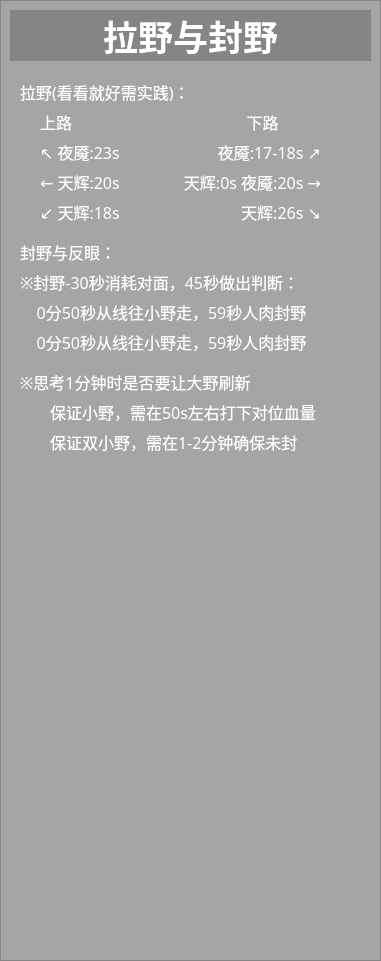
  <widget class="QFrame" name="frame_9">
   <property name="geometry">
    <rect>
     <x>770</x>
     <y>110</y>
     <width>381</width>
     <height>961</height>
    </rect>
   </property>
   <property name="font">
    <font>
     <family>微软雅黑</family>
    </font>
   </property>
   <property name="styleSheet">
    <string notr="true">QFrame{background-color: rgba(0, 0, 0, 50);}</string>
   </property>
   <property name="frameShape">
    <enum>QFrame::StyledPanel</enum>
   </property>
   <property name="frameShadow">
    <enum>QFrame::Raised</enum>
   </property>
   <widget class="QLabel" name="label_56">
    <property name="geometry">
     <rect>
      <x>10</x>
      <y>10</y>
      <width>361</width>
      <height>51</height>
     </rect>
    </property>
    <property name="font">
     <font>
      <family>微软雅黑</family>
      <pointsize>26</pointsize>
      <weight>75</weight>
      <bold>true</bold>
     </font>
    </property>
    <property name="styleSheet">
     <string notr="true">color: rgb(255, 255, 255);</string>
    </property>
    <property name="text">
     <string>拉野与封野</string>
    </property>
    <property name="alignment">
     <set>Qt::AlignCenter</set>
    </property>
   </widget>
   <widget class="QLabel" name="label_61">
    <property name="geometry">
     <rect>
      <x>20</x>
      <y>80</y>
      <width>301</width>
      <height>21</height>
     </rect>
    </property>
    <property name="font">
     <font>
      <family>微软雅黑</family>
      <pointsize>12</pointsize>
     </font>
    </property>
    <property name="styleSheet">
     <string notr="true">color: rgb(255, 255, 255);
background-color: rgba(255, 255, 255, 0);</string>
    </property>
    <property name="text">
     <string>拉野(看看就好需实践)：</string>
    </property>
    <property name="alignment">
     <set>Qt::AlignLeading|Qt::AlignLeft|Qt::AlignTop</set>
    </property>
   </widget>
   <widget class="QLabel" name="label_62">
    <property name="geometry">
     <rect>
      <x>160</x>
      <y>140</y>
      <width>161</width>
      <height>21</height>
     </rect>
    </property>
    <property name="font">
     <font>
      <family>微软雅黑</family>
      <pointsize>12</pointsize>
     </font>
    </property>
    <property name="styleSheet">
     <string notr="true">color: rgb(255, 255, 255);
background-color: rgba(255, 255, 255, 0);</string>
    </property>
    <property name="text">
     <string>夜魇:17-18s ↗</string>
    </property>
    <property name="alignment">
     <set>Qt::AlignRight|Qt::AlignTop|Qt::AlignTrailing</set>
    </property>
   </widget>
   <widget class="QLabel" name="label_63">
    <property name="geometry">
     <rect>
      <x>40</x>
      <y>110</y>
      <width>291</width>
      <height>21</height>
     </rect>
    </property>
    <property name="font">
     <font>
      <family>微软雅黑</family>
      <pointsize>12</pointsize>
     </font>
    </property>
    <property name="styleSheet">
     <string notr="true">color: rgb(255, 255, 255);
background-color: rgba(255, 255, 255, 0);</string>
    </property>
    <property name="text">
     <string>上路                                          下路</string>
    </property>
    <property name="alignment">
     <set>Qt::AlignLeading|Qt::AlignLeft|Qt::AlignTop</set>
    </property>
   </widget>
   <widget class="QLabel" name="label_64">
    <property name="geometry">
     <rect>
      <x>160</x>
      <y>170</y>
      <width>161</width>
      <height>21</height>
     </rect>
    </property>
    <property name="font">
     <font>
      <family>微软雅黑</family>
      <pointsize>12</pointsize>
     </font>
    </property>
    <property name="styleSheet">
     <string notr="true">color: rgb(255, 255, 255);
background-color: rgba(255, 255, 255, 0);</string>
    </property>
    <property name="text">
     <string>天辉:0s 夜魇:20s →</string>
    </property>
    <property name="alignment">
     <set>Qt::AlignRight|Qt::AlignTop|Qt::AlignTrailing</set>
    </property>
   </widget>
   <widget class="QLabel" name="label_65">
    <property name="geometry">
     <rect>
      <x>160</x>
      <y>200</y>
      <width>161</width>
      <height>21</height>
     </rect>
    </property>
    <property name="font">
     <font>
      <family>微软雅黑</family>
      <pointsize>12</pointsize>
     </font>
    </property>
    <property name="styleSheet">
     <string notr="true">color: rgb(255, 255, 255);
background-color: rgba(255, 255, 255, 0);</string>
    </property>
    <property name="text">
     <string>天辉:26s ↘</string>
    </property>
    <property name="alignment">
     <set>Qt::AlignRight|Qt::AlignTop|Qt::AlignTrailing</set>
    </property>
   </widget>
   <widget class="QLabel" name="label_66">
    <property name="geometry">
     <rect>
      <x>40</x>
      <y>170</y>
      <width>161</width>
      <height>21</height>
     </rect>
    </property>
    <property name="font">
     <font>
      <family>微软雅黑</family>
      <pointsize>12</pointsize>
     </font>
    </property>
    <property name="styleSheet">
     <string notr="true">color: rgb(255, 255, 255);
background-color: rgba(255, 255, 255, 0);</string>
    </property>
    <property name="text">
     <string>← 天辉:20s</string>
    </property>
    <property name="alignment">
     <set>Qt::AlignLeading|Qt::AlignLeft|Qt::AlignTop</set>
    </property>
   </widget>
   <widget class="QLabel" name="label_67">
    <property name="geometry">
     <rect>
      <x>40</x>
      <y>140</y>
      <width>161</width>
      <height>21</height>
     </rect>
    </property>
    <property name="font">
     <font>
      <family>微软雅黑</family>
      <pointsize>12</pointsize>
     </font>
    </property>
    <property name="styleSheet">
     <string notr="true">color: rgb(255, 255, 255);
background-color: rgba(255, 255, 255, 0);</string>
    </property>
    <property name="text">
     <string>↖ 夜魇:23s</string>
    </property>
    <property name="alignment">
     <set>Qt::AlignLeading|Qt::AlignLeft|Qt::AlignTop</set>
    </property>
   </widget>
   <widget class="QLabel" name="label_68">
    <property name="geometry">
     <rect>
      <x>40</x>
      <y>200</y>
      <width>161</width>
      <height>21</height>
     </rect>
    </property>
    <property name="font">
     <font>
      <family>微软雅黑</family>
      <pointsize>12</pointsize>
     </font>
    </property>
    <property name="styleSheet">
     <string notr="true">color: rgb(255, 255, 255);
background-color: rgba(255, 255, 255, 0);</string>
    </property>
    <property name="text">
     <string>↙ 天辉:18s</string>
    </property>
    <property name="alignment">
     <set>Qt::AlignLeading|Qt::AlignLeft|Qt::AlignTop</set>
    </property>
   </widget>
   <widget class="QLabel" name="label_69">
    <property name="geometry">
     <rect>
      <x>20</x>
      <y>240</y>
      <width>301</width>
      <height>21</height>
     </rect>
    </property>
    <property name="font">
     <font>
      <family>微软雅黑</family>
      <pointsize>12</pointsize>
     </font>
    </property>
    <property name="styleSheet">
     <string notr="true">color: rgb(255, 255, 255);
background-color: rgba(255, 255, 255, 0);</string>
    </property>
    <property name="text">
     <string>封野与反眼：</string>
    </property>
    <property name="alignment">
     <set>Qt::AlignLeading|Qt::AlignLeft|Qt::AlignTop</set>
    </property>
   </widget>
   <widget class="QLabel" name="label_70">
    <property name="geometry">
     <rect>
      <x>20</x>
      <y>370</y>
      <width>301</width>
      <height>21</height>
     </rect>
    </property>
    <property name="font">
     <font>
      <family>微软雅黑</family>
      <pointsize>12</pointsize>
     </font>
    </property>
    <property name="styleSheet">
     <string notr="true">color: rgb(255, 255, 255);
background-color: rgba(255, 255, 255, 0);</string>
    </property>
    <property name="text">
     <string>※思考1分钟时是否要让大野刷新</string>
    </property>
    <property name="alignment">
     <set>Qt::AlignLeading|Qt::AlignLeft|Qt::AlignTop</set>
    </property>
   </widget>
   <widget class="QLabel" name="label_71">
    <property name="geometry">
     <rect>
      <x>50</x>
      <y>400</y>
      <width>301</width>
      <height>21</height>
     </rect>
    </property>
    <property name="font">
     <font>
      <family>微软雅黑</family>
      <pointsize>12</pointsize>
     </font>
    </property>
    <property name="styleSheet">
     <string notr="true">color: rgb(255, 255, 255);
background-color: rgba(255, 255, 255, 0);</string>
    </property>
    <property name="text">
     <string>保证小野，需在50s左右打下对位血量</string>
    </property>
    <property name="alignment">
     <set>Qt::AlignLeading|Qt::AlignLeft|Qt::AlignTop</set>
    </property>
   </widget>
   <widget class="QLabel" name="label_72">
    <property name="geometry">
     <rect>
      <x>50</x>
      <y>430</y>
      <width>301</width>
      <height>21</height>
     </rect>
    </property>
    <property name="font">
     <font>
      <family>微软雅黑</family>
      <pointsize>12</pointsize>
     </font>
    </property>
    <property name="styleSheet">
     <string notr="true">color: rgb(255, 255, 255);
background-color: rgba(255, 255, 255, 0);</string>
    </property>
    <property name="text">
     <string>保证双小野，需在1-2分钟确保未封</string>
    </property>
    <property name="alignment">
     <set>Qt::AlignLeading|Qt::AlignLeft|Qt::AlignTop</set>
    </property>
   </widget>
   <widget class="QLabel" name="label_119">
    <property name="geometry">
     <rect>
      <x>20</x>
      <y>300</y>
      <width>311</width>
      <height>21</height>
     </rect>
    </property>
    <property name="font">
     <font>
      <family>微软雅黑</family>
      <pointsize>12</pointsize>
     </font>
    </property>
    <property name="styleSheet">
     <string notr="true">color: rgb(255, 255, 255);
background-color: rgba(255, 255, 255, 0);</string>
    </property>
    <property name="text">
     <string>    0分50秒从线往小野走，59秒人肉封野</string>
    </property>
    <property name="alignment">
     <set>Qt::AlignLeading|Qt::AlignLeft|Qt::AlignTop</set>
    </property>
   </widget>
   <widget class="QLabel" name="label_120">
    <property name="geometry">
     <rect>
      <x>20</x>
      <y>270</y>
      <width>301</width>
      <height>21</height>
     </rect>
    </property>
    <property name="font">
     <font>
      <family>微软雅黑</family>
      <pointsize>12</pointsize>
     </font>
    </property>
    <property name="styleSheet">
     <string notr="true">color: rgb(255, 255, 255);
background-color: rgba(255, 255, 255, 0);</string>
    </property>
    <property name="text">
     <string>※封野-30秒消耗对面，45秒做出判断：</string>
    </property>
    <property name="alignment">
     <set>Qt::AlignLeading|Qt::AlignLeft|Qt::AlignTop</set>
    </property>
   </widget>
   <widget class="QLabel" name="label_121">
    <property name="geometry">
     <rect>
      <x>20</x>
      <y>330</y>
      <width>311</width>
      <height>21</height>
     </rect>
    </property>
    <property name="font">
     <font>
      <family>微软雅黑</family>
      <pointsize>12</pointsize>
     </font>
    </property>
    <property name="styleSheet">
     <string notr="true">color: rgb(255, 255, 255);
background-color: rgba(255, 255, 255, 0);</string>
    </property>
    <property name="text">
     <string>    0分50秒从线往小野走，59秒人肉封野</string>
    </property>
    <property name="alignment">
     <set>Qt::AlignLeading|Qt::AlignLeft|Qt::AlignTop</set>
    </property>
   </widget>
  </widget>
